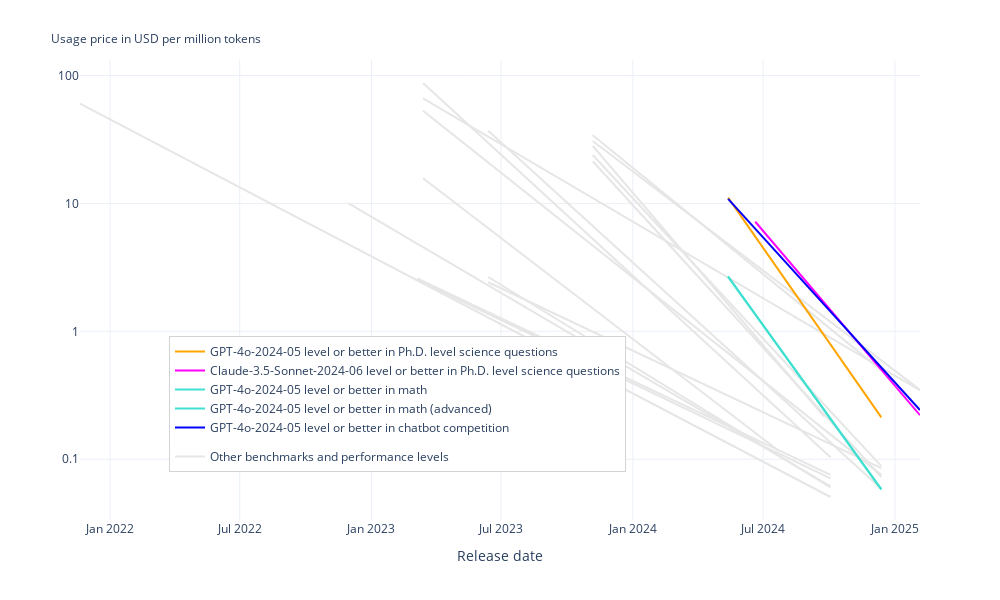

Write notebook code for a chart like this one.
### Code cell
selected_benches = results_df['bench'].unique()
selected_threshold_models = results_df['threshold_model'].unique()
selected_trends = [(row['bench'], row['threshold_model']) for i, row in min_date_df.iterrows()]

bench_aliases = {
    'MMLU': 'general knowledge',
    'GPQA Diamond': 'Ph.D. level science questions',
    'MATH-500': 'math',
    'MATH 5': 'math (advanced)',
    'HumanEval': 'coding',
    'LMSys Chatbot Arena ELO': 'chatbot competition',
}

fig = go.Figure()

first_one_in_selected_trends = True
selected_trend_idx = 0
colors = ['orange', 'magenta', 'turquoise', 'turquoise', 'blue']
for i, row in results_df.iterrows():
    bench = row['bench']
    threshold_model = row['threshold_model']
    # print(f'Processing {bench} and {threshold_model}')
    cheapest_models_df = all_cheapest_models_df[
        (all_cheapest_models_df['bench'] == bench) &
        (all_cheapest_models_df['threshold_model'] == threshold_model)
    ]
    annual_factor = row['price_reduction_factor_per_year']
    predicted_log_prices = cheapest_models_df['predicted_log_price']

    is_in_selected_trends = (bench, threshold_model) in selected_trends

    if is_in_selected_trends:
        color = colors[selected_trend_idx]
        selected_trend_idx += 1
        showlegend = True  # or: first_one_in_selected_trends
        zorder = 1
        legendgroup = 'Trends in the past year'
        # special_name = f'Trends in the past year: {min_date_df['price_reduction_factor_per_year'].min():.0f}x to {min_date_df['price_reduction_factor_per_year'].max():.0f}x per year'
        special_name = f'{threshold_model} level or better in {bench_aliases[bench]}'
        legendrank = 0
        first_one_in_selected_trends = False
        print(f'{color}: {annual_factor}x per year')
    else:
        color = 'rgb(230, 230, 230)'
        showlegend = i == 0  # Only show the first one in legend
        zorder = 0
        legendgroup = "Other benchmarks and performance levels"
        legendrank = 1

    fig.add_trace(go.Scatter(
        x=cheapest_models_df['Release Date'],
        y=predicted_log_prices,
        mode='lines',
        name=special_name if is_in_selected_trends else "Other benchmarks and performance levels",
        line=dict(color=color),
        showlegend=showlegend,
        zorder=zorder,
        legendgroup=legendgroup,
        legendrank=legendrank,
    ))
    # if is_in_selected_trends:
    #     fig.add_trace(go.Scatter(
    #         x=cheapest_models_df['Release Date'],
    #         y=cheapest_models_df['USD per 1M Tokens'],
    #         mode='markers',
    #         name=f'Lowest-price models that are {threshold_model} or better on {bench}',
    #         text=cheapest_models_df['Model Name'],
    #         textposition='bottom left',
    #         marker=dict(color='red'),
    #         showlegend=False,
    #         zorder=zorder+1,
    #         legendgroup=legendgroup,
    #         legendrank=legendrank,
    #     ))

# Remove minor y labels
fig.update_layout(
    yaxis=dict(
        dtick='D10',
        # range=[-1, 2],
    )
)
# fig.update_layout(
#     title=f'The usage price of LLMs at a given performance level has fallen by {min_trend_annual_factor}–{round(max_trend_annual_factor, -2)}x per year'
# )
fig.update_traces(textposition='bottom left')
fig.update_layout(yaxis_type='log')
fig.update_layout(xaxis_title='Release date')
# fig.update_layout(yaxis_title='Usage price in USD per million tokens')
fig.update_layout(
    annotations=[
        dict(
            x=-0.037,  # Center of the plot
            y=1.07,  # Above the plot
            xref='paper',
            yref='paper',
            text='Usage price in USD per million tokens',
            showarrow=False,
            font=dict(size=12),
        ),
    ],
)
fig.update_layout(
    width=1000,
    height=600,
    legend=dict(
        yanchor="top",
        y=0.4,
        xanchor="right",
        x=0.65,
        bordercolor="lightgrey",
        borderwidth=1
    ),
    margin=dict(t=60),
    template='plotly_white',
)

save_plot(fig, results_dir, 'lowest_price_trends_all_highlighting_recent_trends')

fig.show()

### Figure 1 — Plotly figure (JSON) as saved in the notebook; plotly's stock layout.template omitted (floating-point values rounded to 4 significant figures)
{"data": [{"legendgroup": "Other benchmarks and performance levels", "legendrank": 1, "line": {"color": "rgb(230, 230, 230)"}, "mode": "lines", "name": "Other benchmarks and performance levels", "showlegend": true, "textposition": "bottom left", "type": "scatter", "x": ["2021-11-20", "2022-09-01", "2023-03-06", "2023-07-18", "2023-12-01", "2024-04-14", "2024-07-23", "2024-09-24", "2024-10-03"], "y": [60.19, 8.776, 2.498, 1.01, 0.4031, 0.1619, 0.08241, 0.05384, 0.05067], "zorder": 0}, {"legendgroup": "Other benchmarks and performance levels", "legendrank": 1, "line": {"color": "rgb(230, 230, 230)"}, "mode": "lines", "name": "Other benchmarks and performance levels", "showlegend": false, "textposition": "bottom left", "type": "scatter", "x": ["2022-11-30", "2023-03-06", "2023-11-06", "2024-03-04", "2024-05-10", "2024-07-23", "2024-10-03"], "y": [10.01, 4.839, 0.7579, 0.308, 0.1855, 0.106, 0.06145], "zorder": 0}, {"legendgroup": "Other benchmarks and performance levels", "legendrank": 1, "line": {"color": "rgb(230, 230, 230)"}, "mode": "lines", "name": "Other benchmarks and performance levels", "showlegend": false, "textposition": "bottom left", "type": "scatter", "x": ["2023-03-06", "2023-11-06", "2024-03-04", "2024-05-10", "2024-07-23", "2024-10-03"], "y": [2.588, 0.5772, 0.2785, 0.1848, 0.1175, 0.07558], "zorder": 0}, {"legendgroup": "Other benchmarks and performance levels", "legendrank": 1, "line": {"color": "rgb(230, 230, 230)"}, "mode": "lines", "name": "Other benchmarks and performance levels", "showlegend": false, "textposition": "bottom left", "type": "scatter", "x": ["2023-03-14", "2023-11-06", "2024-05-13", "2024-05-23", "2025-02-05"], "y": [66.21, 11.0, 2.631, 2.439, 0.3458], "zorder": 0}, {"legendgroup": "Other benchmarks and performance levels", "legendrank": 1, "line": {"color": "rgb(230, 230, 230)"}, "mode": "lines", "name": "Other benchmarks and performance levels", "showlegend": false, "textposition": "bottom left", "type": "scatter", "x": ["2023-11-06", "2024-05-13", "2024-06-20", "2024-07-23", "2025-02-05"], "y": [30.75, 4.823, 3.323, 2.405, 0.3487], "zorder": 0}, {"legendgroup": "Other benchmarks and performance levels", "legendrank": 1, "line": {"color": "rgb(230, 230, 230)"}, "mode": "lines", "name": "Other benchmarks and performance levels", "showlegend": false, "textposition": "bottom left", "type": "scatter", "x": ["2023-03-14", "2023-11-06", "2024-02-26", "2024-03-04", "2024-05-10", "2024-12-13"], "y": [53.03, 4.682, 1.487, 1.384, 0.6968, 0.0755], "zorder": 0}, {"legendgroup": "Other benchmarks and performance levels", "legendrank": 1, "line": {"color": "rgb(230, 230, 230)"}, "mode": "lines", "name": "Other benchmarks and performance levels", "showlegend": false, "textposition": "bottom left", "type": "scatter", "x": ["2023-11-06", "2024-05-13", "2024-06-20", "2024-07-23", "2024-09-24", "2024-12-13"], "y": [34.11, 4.685, 3.143, 2.223, 1.147, 0.4949], "zorder": 0}, {"legendgroup": "Trends in the past year", "legendrank": 0, "line": {"color": "orange"}, "mode": "lines", "name": "GPT-4o-2024-05 level or better in Ph.D. level science questions", "showlegend": true, "textposition": "bottom left", "type": "scatter", "x": ["2024-05-13", "2024-06-20", "2024-09-24", "2024-12-13"], "y": [11.09, 5.496, 0.932, 0.2124], "zorder": 1}, {"legendgroup": "Trends in the past year", "legendrank": 0, "line": {"color": "magenta"}, "mode": "lines", "name": "Claude-3.5-Sonnet-2024-06 level or better in Ph.D. level science questions", "showlegend": true, "textposition": "bottom left", "type": "scatter", "x": ["2024-06-20", "2024-09-24", "2024-12-26", "2025-02-05"], "y": [7.19, 1.681, 0.4111, 0.221], "zorder": 1}, {"legendgroup": "Other benchmarks and performance levels", "legendrank": 1, "line": {"color": "rgb(230, 230, 230)"}, "mode": "lines", "name": "Other benchmarks and performance levels", "showlegend": false, "textposition": "bottom left", "type": "scatter", "x": ["2023-06-13", "2023-11-06", "2024-05-10", "2024-07-23", "2024-09-24", "2024-10-03"], "y": [2.66, 0.8367, 0.1917, 0.1066, 0.06473, 0.06027], "zorder": 0}, {"legendgroup": "Other benchmarks and performance levels", "legendrank": 1, "line": {"color": "rgb(230, 230, 230)"}, "mode": "lines", "name": "Other benchmarks and performance levels", "showlegend": false, "textposition": "bottom left", "type": "scatter", "x": ["2023-11-06", "2024-05-13", "2024-07-18", "2024-09-11", "2024-09-24", "2024-12-13"], "y": [21.37, 1.485, 0.5854, 0.2695, 0.2243, 0.07257], "zorder": 0}, {"legendgroup": "Trends in the past year", "legendrank": 0, "line": {"color": "turquoise"}, "mode": "lines", "name": "GPT-4o-2024-05 level or better in math", "showlegend": true, "textposition": "bottom left", "type": "scatter", "x": ["2024-05-13", "2024-07-18", "2024-09-24", "2024-12-13"], "y": [2.678, 0.8215, 0.2431, 0.05805], "zorder": 1}, {"legendgroup": "Other benchmarks and performance levels", "legendrank": 1, "line": {"color": "rgb(230, 230, 230)"}, "mode": "lines", "name": "Other benchmarks and performance levels", "showlegend": false, "textposition": "bottom left", "type": "scatter", "x": ["2023-06-13", "2023-11-06", "2024-04-17", "2024-05-10", "2024-12-13"], "y": [37.05, 6.672, 0.9843, 0.7514, 0.0588], "zorder": 0}, {"legendgroup": "Other benchmarks and performance levels", "legendrank": 1, "line": {"color": "rgb(230, 230, 230)"}, "mode": "lines", "name": "Other benchmarks and performance levels", "showlegend": false, "textposition": "bottom left", "type": "scatter", "x": ["2023-11-06", "2024-05-13", "2024-05-23", "2024-07-18", "2024-09-24", "2024-12-13"], "y": [23.91, 1.729, 1.505, 0.691, 0.2686, 0.08836], "zorder": 0}, {"legendgroup": "Trends in the past year", "legendrank": 0, "line": {"color": "turquoise"}, "mode": "lines", "name": "GPT-4o-2024-05 level or better in math (advanced)", "showlegend": true, "textposition": "bottom left", "type": "scatter", "x": ["2024-05-13", "2024-07-18", "2024-09-24", "2024-12-13"], "y": [2.678, 0.8215, 0.2431, 0.05805], "zorder": 1}, {"legendgroup": "Other benchmarks and performance levels", "legendrank": 1, "line": {"color": "rgb(230, 230, 230)"}, "mode": "lines", "name": "Other benchmarks and performance levels", "showlegend": false, "textposition": "bottom left", "type": "scatter", "x": ["2023-03-14", "2023-06-13", "2023-11-06", "2024-03-04", "2024-06-24", "2024-07-18", "2024-07-23"], "y": [15.72, 6.398, 1.512, 0.4666, 0.1543, 0.1217, 0.1159], "zorder": 0}, {"legendgroup": "Other benchmarks and performance levels", "legendrank": 1, "line": {"color": "rgb(230, 230, 230)"}, "mode": "lines", "name": "Other benchmarks and performance levels", "showlegend": false, "textposition": "bottom left", "type": "scatter", "x": ["2023-06-13", "2023-11-06", "2024-03-04", "2024-06-24", "2024-07-18", "2024-12-13"], "y": [2.418, 0.9937, 0.4813, 0.2433, 0.2102, 0.08532], "zorder": 0}, {"legendgroup": "Other benchmarks and performance levels", "legendrank": 1, "line": {"color": "rgb(230, 230, 230)"}, "mode": "lines", "name": "Other benchmarks and performance levels", "showlegend": false, "textposition": "bottom left", "type": "scatter", "x": ["2023-03-06", "2023-11-06", "2024-03-04", "2024-04-18", "2024-05-10", "2024-07-23", "2024-10-03"], "y": [2.531, 0.5544, 0.2651, 0.2006, 0.175, 0.1106, 0.07082], "zorder": 0}, {"legendgroup": "Other benchmarks and performance levels", "legendrank": 1, "line": {"color": "rgb(230, 230, 230)"}, "mode": "lines", "name": "Other benchmarks and performance levels", "showlegend": false, "textposition": "bottom left", "type": "scatter", "x": ["2023-03-14", "2023-11-06", "2024-03-04", "2024-04-18", "2024-05-10", "2024-10-03"], "y": [87.4, 5.282, 1.291, 0.7577, 0.5839, 0.1037], "zorder": 0}, {"legendgroup": "Other benchmarks and performance levels", "legendrank": 1, "line": {"color": "rgb(230, 230, 230)"}, "mode": "lines", "name": "Other benchmarks and performance levels", "showlegend": false, "textposition": "bottom left", "type": "scatter", "x": ["2023-11-06", "2024-05-13", "2024-05-23", "2024-07-18", "2024-09-24"], "y": [28.13, 1.628, 1.4, 0.6018, 0.2159], "zorder": 0}, {"legendgroup": "Trends in the past year", "legendrank": 0, "line": {"color": "blue"}, "mode": "lines", "name": "GPT-4o-2024-05 level or better in chatbot competition", "showlegend": true, "textposition": "bottom left", "type": "scatter", "x": ["2024-05-13", "2024-08-06", "2024-09-24", "2024-12-26", "2025-02-05"], "y": [10.85, 3.249, 1.622, 0.4338, 0.2425], "zorder": 1}], "layout": {"annotations": [{"font": {"size": 12}, "showarrow": false, "text": "Usage price in USD per million tokens", "x": -0.037, "xref": "paper", "y": 1.07, "yref": "paper"}], "height": 600, "legend": {"bordercolor": "lightgrey", "borderwidth": 1, "x": 0.65, "xanchor": "right", "y": 0.4, "yanchor": "top"}, "margin": {"t": 60}, "width": 1000, "xaxis": {"title": {"text": "Release date"}}, "yaxis": {"dtick": "D10", "type": "log"}}}
